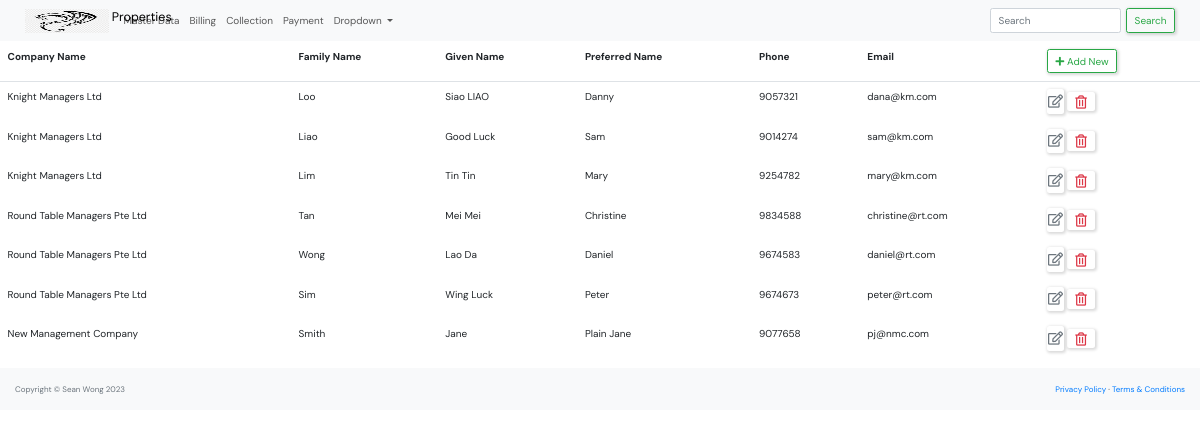
Page /master_data/manager_list/ on the earlier database version.
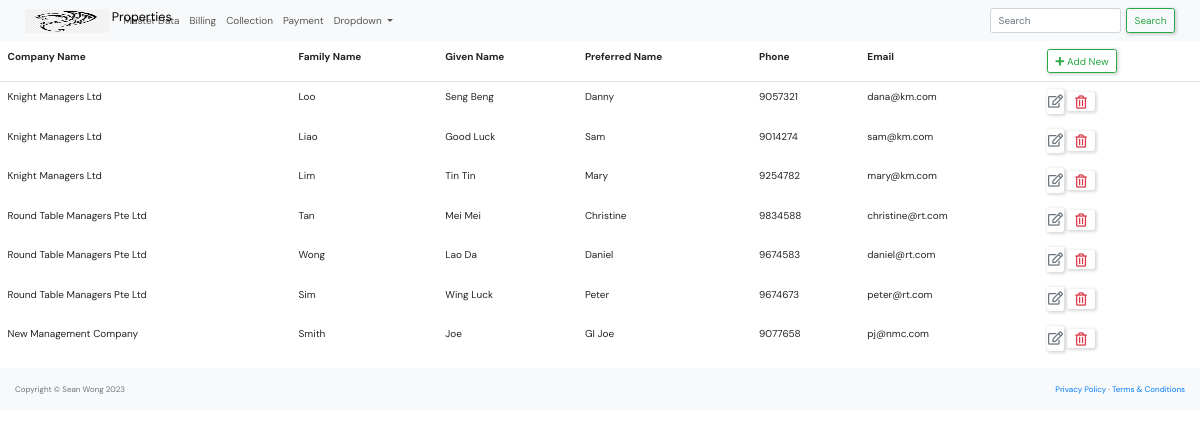
Same page on the later database version.
### master_data/models.py (models this page shows, shortened)
class Manager(models.Model):
    company_name = models.CharField(max_length=250)
    family_name = models.CharField(max_length=250)
    given_name = models.CharField(max_length=250)
    preferred_name = models.CharField(max_length=250)
    phone = models.CharField(max_length=10)
    email=models.EmailField()

### master_data/views.py (the view)
# urls.py: path('manager_list/',views.manager_list, name='manager-list'),
def manager_list(request):
    context = {'manager_list': Manager.objects.all()}
    return render(request, "master_data/manager_list.html", context)

### master_data/templates/master_data/manager_list.html (shortened to what this page needs)
{% extends "base.html" %}
            {% block content %}
            <table class="table table-borderless">
                <thead class="border-bottom font-weight-bold">
                    <tr>
                        <td>Company Name</td>
                        <td>Family Name</td>
                        <td>Given Name</td>
                        <td>Preferred Name</td>
                        <td>Phone</td>
                        <td>Email</td>
                        <td>
                            <a href="{% url 'manager-create' %}" class="btn btn-outline-success">
                                <i class="fas fa-plus"></i> Add New
                            </a>
                        </td>
                    </tr>
                </thead>
                <tbody>
                    {% for manager in manager_list %}
                        <tr>
                            <td>{{manager.company_name}}</td>
                            <td>{{manager.family_name}}</td>
                            <td>{{manager.given_name}}</td>
                            <td>{{manager.preferred_name}}</td>
                            <td>{{manager.phone}}</td>
                            <td>{{manager.email}}</td>
                            <td>
                                <a href="{% url 'manager-update' manager.id %}" class="btn text-secondary px-0">
                                    <i class="far fa-edit fa-lg"></i>
                                </a>
                                <form action="{% url 'manager-delete' manager.id %}" method="post" class="d-inline">
                                    <button type="submit" class="btn">
                                        <i class="far fa-trash-alt fa-lg text-danger float-right"></i>
                                    </button>
                                </form>
                            </td>
                        </tr>
                    {% endfor %}
                </tbody>
            </table>
            {% endblock content %}

Differences in the rows shown:
changed Manager "Loo": given_name "Siao LIAO" → "Seng Beng"
changed Manager "New Management Company": given_name "Jane" → "Joe"; preferred_name "Plain Jane" → "GI Joe"
